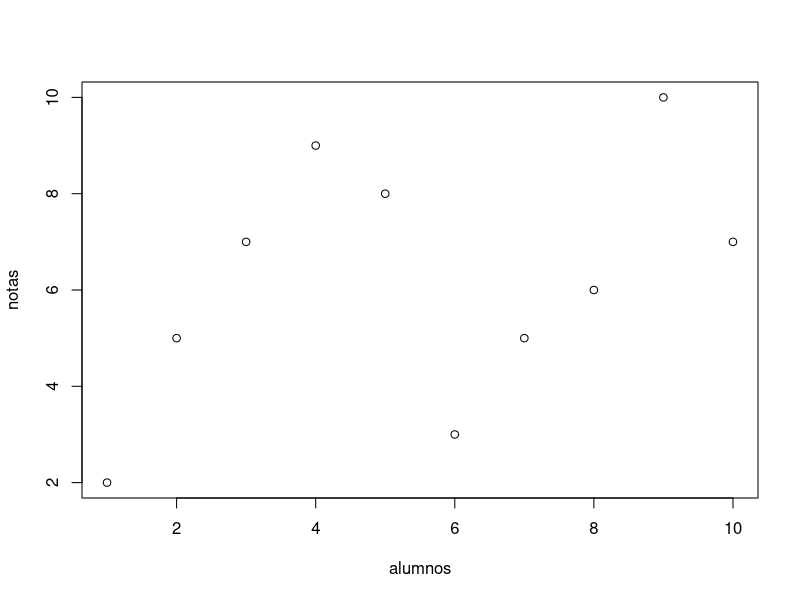
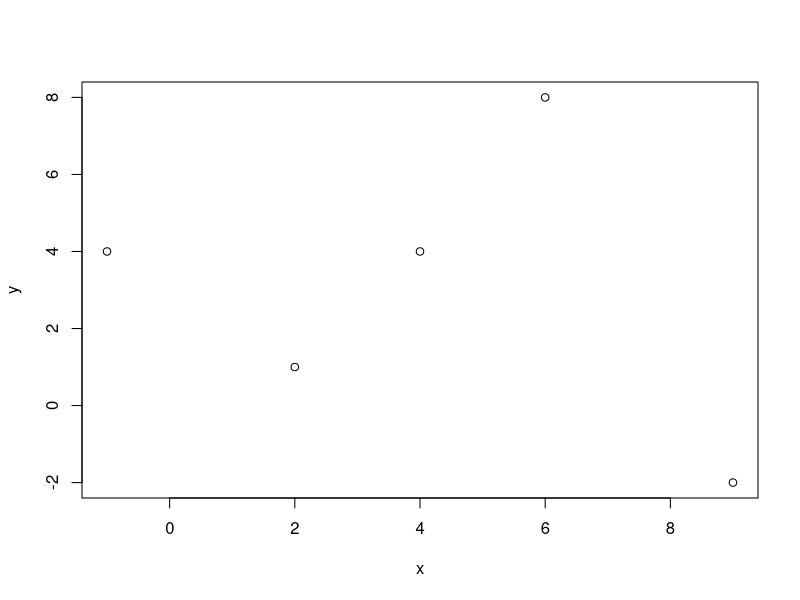
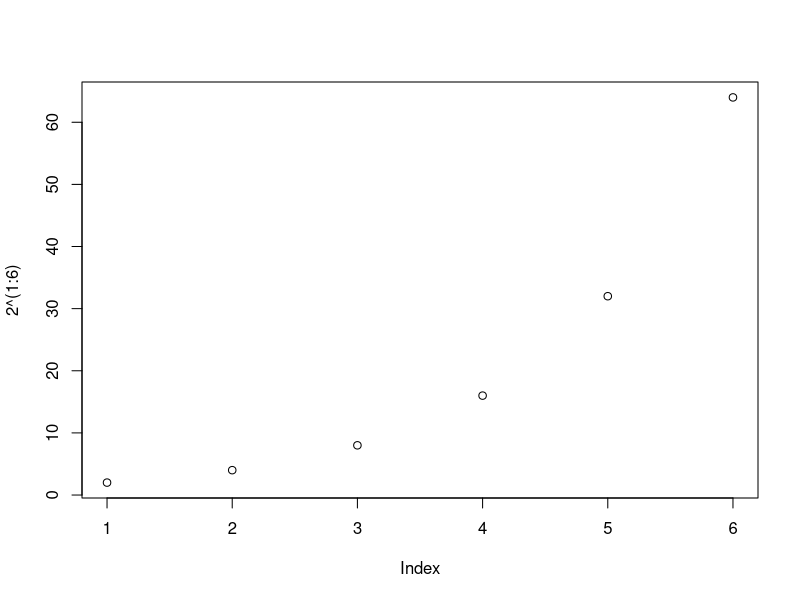
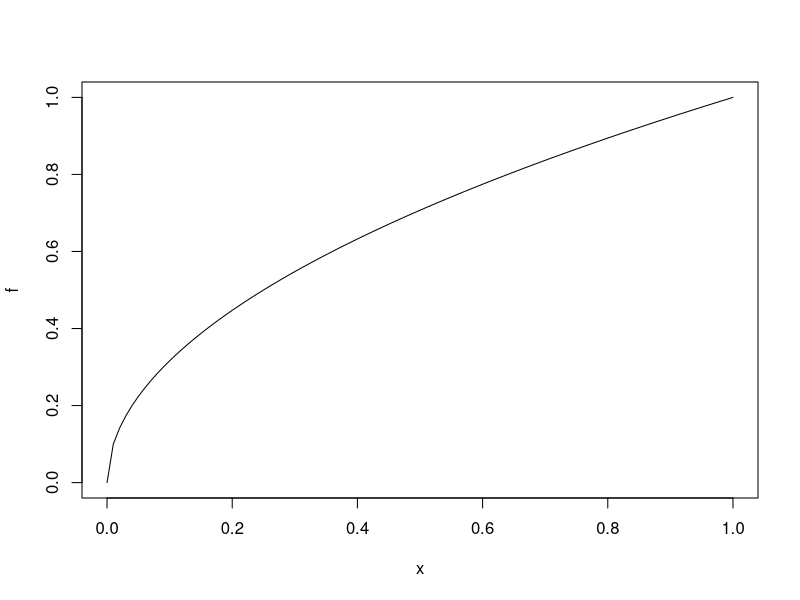
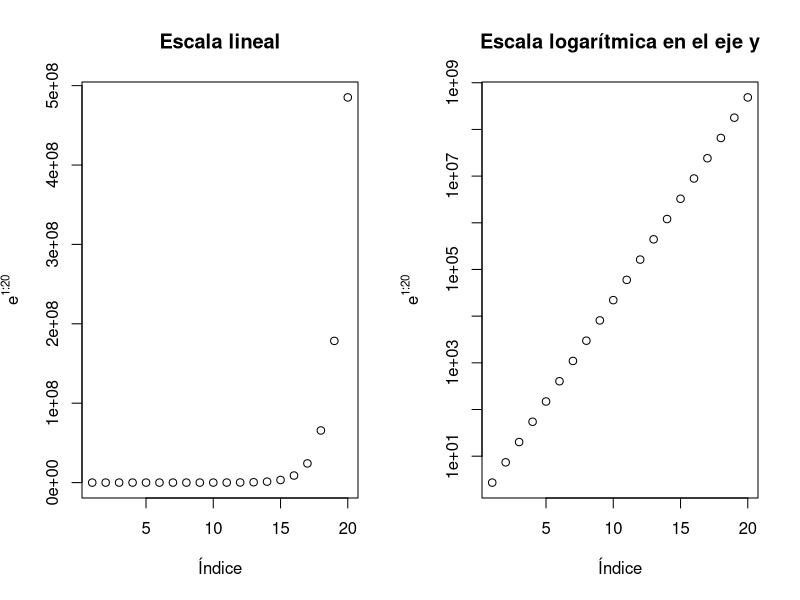
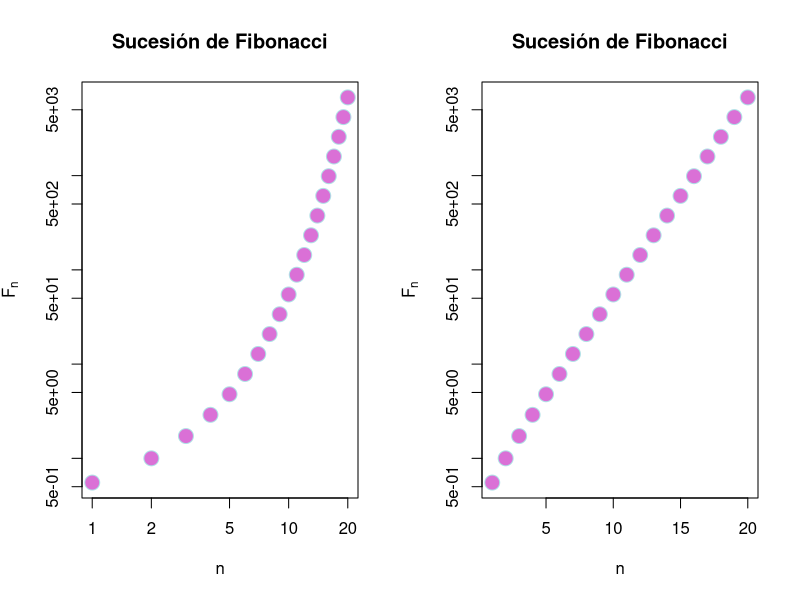
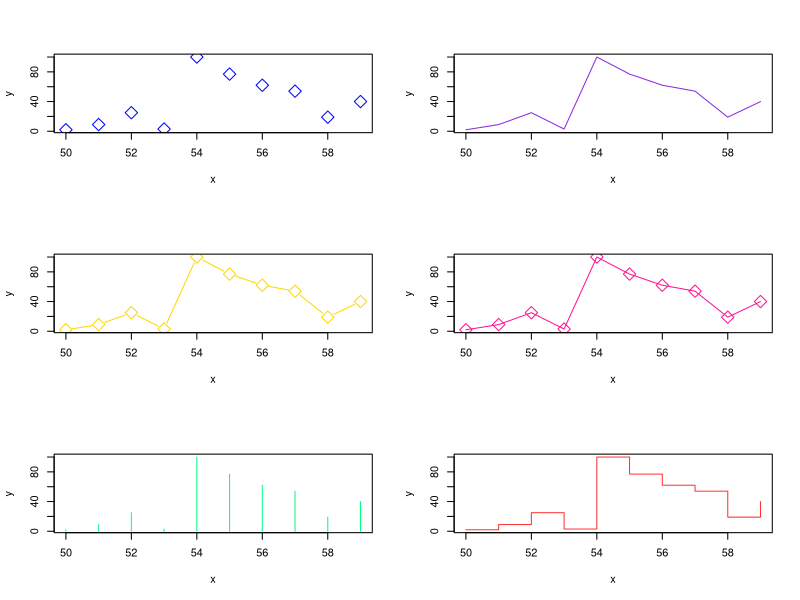
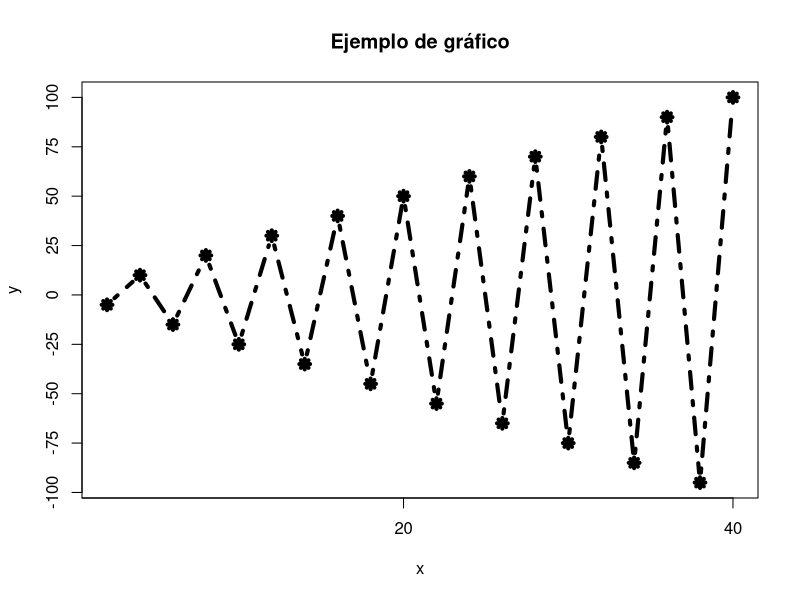

The R source for these figures, in order:
## ---- chunk 1
knitr::opts_chunk$set(echo = TRUE)
## ---- chunk 2
alumnos = c(1:10)
notas = c(2,5,7,9,8,3,5,6,10,7)
plot(alumnos,notas)
## ---- chunk 3
x = c(2,6,4,9,-1)
y = c(1,8,4,-2,4)
plot(x,y)
## ---- chunk 4
plot(2^(1:6))
## ---- chunk 5
f <- function(x){sqrt(x)}
plot(f)
## ---- chunk 6
par(mfrow = c(1,2))
plot = plot(exp(1:20), xlab = "Índice", ylab = expression(e^{1:20}),
            main = "Escala lineal")
plotLog = plot(exp(1:20), log = "y", xlab = "Índice", ylab = expression(e^{1:20}),
               main = "Escala logarítmica en el eje y")
## ---- chunk 7
n = 1:20
fib = (1/sqrt(5))*((1+sqrt(5))/2)^n - (1/sqrt(5))*((1-sqrt(5))/2)^2
fib

par(mfrow = c(1,2))

plot(fib, xlab = "n", ylab = expression(F[n]),
     main = "Sucesión de Fibonacci", pch = 21, cex = 2, col = "powderblue", bg = "orchid", log = "xy")

plot(fib, xlab = "n", ylab = expression(F[n]),
     main = "Sucesión de Fibonacci", pch = 21, cex = 2, col = "powderblue", bg = "orchid", log = "y")

par(mfrow = c(1,1))
## ---- chunk 8
par(mfrow = c(3,2))

x = c(50:59)
y = c(2,9,25,3,100,77,62,54,19,40)
plot(x,y, pch = 23, cex = 2, col = "blue", type = "p")
plot(x,y, pch = 23, cex = 2, col = "blueviolet", type = "l")
plot(x,y, pch = 23, cex = 2, col = "gold", type = "b")
plot(x,y, pch = 23, cex = 2, col = "deeppink", type = "o")
plot(x,y, pch = 23, cex = 2, col = "springgreen", type = "h")
plot(x,y, pch = 23, cex = 2, col = "firebrick1", type = "s")

par(mfrow = c(1,1))
## ---- chunk 9
x = (2*(1:20))
y = (-1)^(1:20)*5*(1:20)
plot(x,y, main = "Ejemplo de gráfico", pch = 8, cex = 1, type = "b", lty = 4, lwd = 4,
     xaxp = c(0,40,2), yaxp = c(-100,100,8))

## ---- chunk 10
x = (2*(1:20))
y = (-1)^(1:20)*5*(1:20)
plot(x,y, main = "Poniendo punto y recta", pch = 8, cex = 1, type = "b", lty = 4, lwd = 4,
     xaxp = c(0,40,2), yaxp = c(-100,100,8))
points(20,0, col = "red", cex = 4, pch = 16)
abline(h = 0, lty = 2, col = "dodgerblue")
## ---- chunk 11
plot(n, fib, pch = 21, col = "red", bg = "yellow", cex = 1.2,
     main = "Fibonacci",
     type = "o", lty = "dashed", lwd = 2,
     xlim = c(1,10), ylim = c(1,100),
     xaxp = c(1,10,3), yaxp = c(0,100,10))

## ---- chunk 12
f <- function(x){
  x^2 - 2*x + sqrt(abs(x))
}
plot(f, xlim = c(-3,3))
points(0,0, pch = 19)
points(-3:3, (-3:3)^2, col = "blue")
abline(2,3, lty = "dashed", col = "red")
abline(v = 2, lty = "dotted", col = "green")
abline(h = 5, lty = "dotdash", col = "gray")
## ---- chunk 13
f <- function(x){x^2}
plot(f, xlim = c(-3,3), col = "red", lwd = 2, ylab = expression(y^2), xlab = "x")
abline(h = 0:9, v = -3:3, lty = "dotted", col = "grey")
## ---- chunk 14
plot(tan, xlim = c(-pi, pi), ylim = c(-5,5))
abline(v = c(-pi/2, pi/2), col = "red")
## ---- chunk 15
alumnos = c(1:10)
notas = c(2,5,7,9,8,3,5,6,10,7)
plot(alumnos, notas, main = "Gráfico con texto")
text(alumnos, notas, labels = c("S","A","N","E","N","S","A","A","E","N"),
     pos = c(rep(3, times = 8),1,3))
## ---- chunk 16
plot(0,0)
text(0,0, labels = "debajo", pos = 1)
text(0,0, labels = "izquierda", pos = 2)
text(0,0, labels = "arriba", pos = 3)
text(0,0, labels = "derecha", pos = 4)
points(0,1)
text(0,1, labels = "centro")
## ---- chunk 17
f <- function(x){x^2}
plot(f, xlim = c(-3,3), ylim = c(-10,10))
points(-3:3, f(-3:3), pch = 19)
lines(-3:3, f(-3:3), lwd = 2, lty = "dotted", col = "red")
curve(x^3, lty = "dashed", col = "blue", add = TRUE)
curve(x^4, lty = "dashed", col = "orangered", add = TRUE)
## ---- chunk 18
x = c(5*(1:20))
plot(x, c(exp(-x)+(-1)^x*x/2*sin(x)^2))
lines(c(20,10,40,80,60,60,20),c(20,0,-20,-20,40,0,20), lwd = 2, col = "darkslategray1")
curve(20*sin(x), add = TRUE, col = "green")
## ---- chunk 19

x = seq(0,2*pi,0.1)
plot(x, sin(x), type = "l", col = "blue", lwd = 3, xlab = "", ylab = "")
lines(x, cos(x), col = "green", lwd = 3)
lines(x, tan(x), col = "purple", lwd = 3)
legend("bottomleft", col = c("blue","green","purple"), legend = c("Seno", "Coseno", "Tangente"), lwd = 3, bty = "l")
## ---- chunk 20
f <- function(x){x^2}
plot(f, xlim = c(-3,3), ylim = c(-10,10))
points(-3:3, f(-3:3), pch = 19)
lines(-3:3, f(-3:3), lwd = 2, lty = "dotted", col = "red")
curve(x^3, lty = "dashed", col = "blue", add = TRUE)
curve(x^4, lty = "dashed", col = "orangered", add = TRUE)
legend("bottomright", 
       legend = c(expression(x^2), expression(x^3), expression(x^4)), 
       lwd = 2, 
       col = c("red", "blue", "orangered"),
       lty = c("dotted", "dashed", "dashed")
       )
## ---- chunk 21
x = c(5*(1:10))
plot(x, c(exp(-x)+(-1)^x*x/2*sin(x)^2), xlab ="", ylab = "", main = "Gráfico con varios elementos")

segments(10,0,40,0, col = "red", lwd = 4)
arrows(10,0,40,-10, col = "blue", length = 0.5, angle = 5, code = 3)
symbols(40,0,stars = cbind(1,.5,1,.5,1,.5,1,.5,1,.5), add = TRUE, lwd = 3, inches = 0.5)
symbols(40,0,stars = cbind(1,.5,1,.5,1,.5,1,.5,1,.5), add = TRUE, lwd = 3)
polygon(c(20,30,40), c(10,-10,10), col = "gold", density = 3, angle = 90, lty = 4, lwd = 5)

